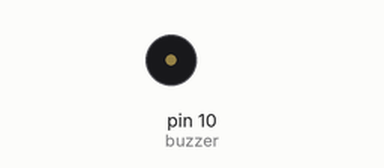
Recording of a sketch running on a simulated Arduino Uno, built with avr-gcc and run on an emulated ATmega328P. Shown: buzzer (waves = sounding).

Above: at 1.0 s.
At 5.12 s:
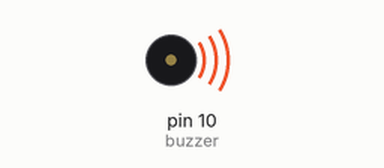
Timing chart, 0 to 5.6 s (numbered marks = the images above):
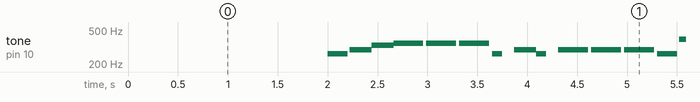

The sketch:

Pratica17_Do_Re_Mi.ino
```cpp
void setup() {
pinMode(10,OUTPUT);} //Pino do buzzer

void loop(){
    delay(2000);
    tone(10,262,200); //DO
    delay(220);
    tone(10,294,300); //RE
    delay(220);
    tone(10,330,300); //MI
    delay(220);
    tone(10,349,300); //FA
    delay(330);
    tone(10,349,300); //FA
    delay(330);
    tone(10,349,300); //FA
    delay(330);
    tone(10,262,100); //DO
    delay(220);
    tone(10,294,300); //RE
    delay(220);
    tone(10,262,100); //DO
    delay(220);
    tone(10,294,300); //RE
    delay(330);
    tone(10,294,300); //RE
    delay(330);
    tone(10,294,300); //RE
    delay(330);
    tone(10,262,200); //DO
    delay(220);
    tone(10,392,200); //SOL
    delay(220);
    tone(10,349,200); //FA
    delay(220);
    tone(10,330,300); //MI
    delay(330);
    tone(10,330,300); //MI
    delay(330);
    tone(10,330,300); //MI
    delay(330);
    tone(10,262,200); //DO
    delay(220);
    tone(10,294,300); //RE
    delay(220);
    tone(10,330,300); //MI
    delay(220);
    tone(10,349,300); //FA
    delay(330);
    tone(10,349,300); //FA
    delay(330);
    tone(10,349,300); //FA
    delay(330);
}
```

Measured:
- by itself, tone on pin 10 (buzzer): plays 262 Hz for 0.20 s, 294 Hz for 0.22 s, 330 Hz for 0.22 s, 349 Hz for 0.30 s, 349 Hz for 0.30 s, 349 Hz for 0.30 s … (360 notes in this stretch)
